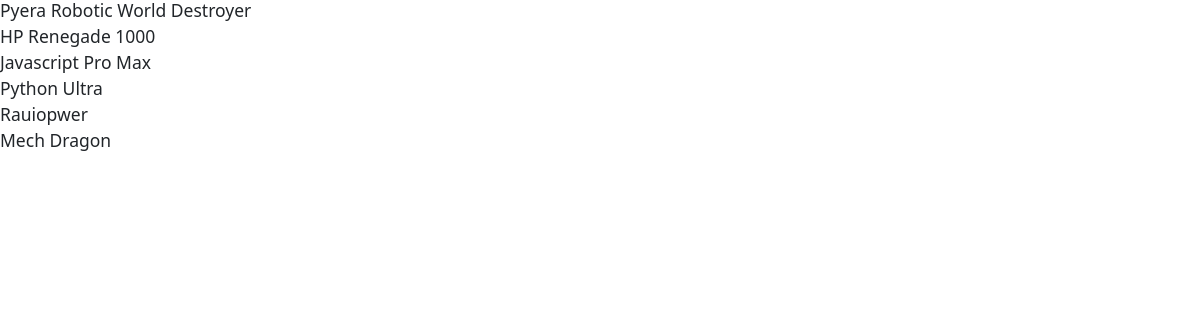
/shop/Mechanical, run on an earlier commit of the app's database.
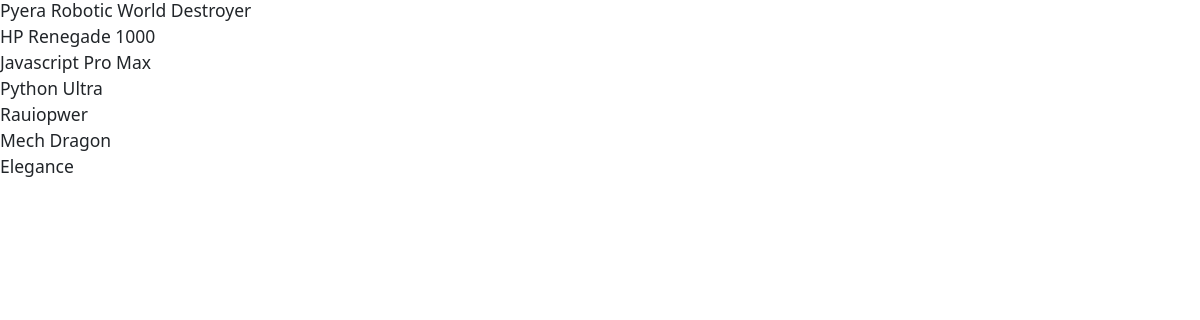
And on a later commit of the database.
### Shop/models.py (models this page shows, shortened)
class Product(models.Model):
    name = models.CharField(max_length=120)
    price = models.FloatField()
    id_image = models.ImageField(blank=True, upload_to="uploaded_images/")
    product_info = RichTextUploadingField()
    category = models.ManyToManyField(Categories)

### Shop/views.py (the view)
# urls.py: path("<categories>", views.category_items, name="category_items"),
def category_items(request, categories):
    cat_id = Categories.objects.get(categories=categories)
    cid = cat_id.id
    category_list = Product.objects.filter(category=cid)
    return render(request, "shop/category_products.html", {"category_list": category_list})

### templates/shop/category_products.html
{% extends 'basepage.html' %}
{% block content %}
    {% for product in category_list %}
        <h3>{{ product.name }}</h3>
    {% endfor %}
{% endblock %}

What changed in the data, as far as the page shows it:
added Product: name "Elegance"
